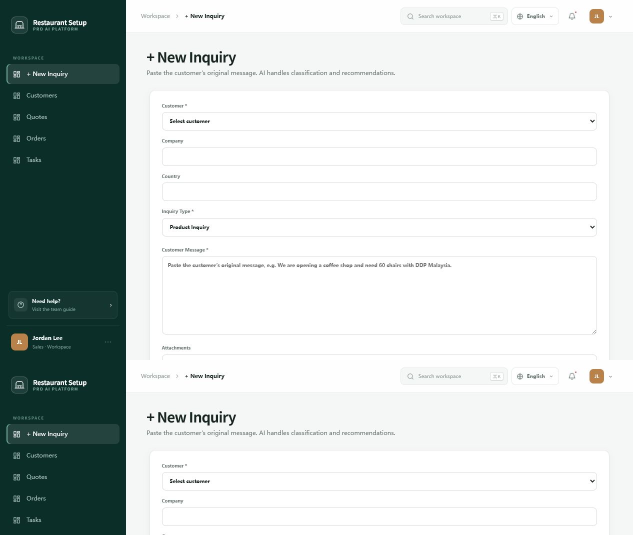
#> input picture outputs/Module-07/UI-Review/Screenshots/02-Sales-Home.png, 1265 x 1070 px (shown at 1/2 size)
$ python generate-demo-video.py
#> lines starting #> are read from the running program, lines starting #| are printed output that depends on the picture
from pathlib import Path
from PIL import Image, ImageDraw, ImageFont
import io, struct

ROOT = Path(__file__).resolve().parents[1]
SHOT = ROOT / "outputs" / "Module-07" / "UI-Review" / "Screenshots"
OUT = ROOT / "outputs" / "Module-07" / "UI-Review" / "Module07-Sales-Workflow-Demo.avi"
slides = [
    ("02-Sales-Home.png", "Sales Home — five focused actions"),
    ("03-New-Inquiry.png", "1. New Inquiry — paste the original customer message"),
    ("04-AI-Analysis-Result.png", "2. Analyze Inquiry — intent, opportunity and missing information"),
    ("05-Product-Recommendation.png", "3. Select Products — live recommendations from Product Library"),
    ("06-Quote-Builder.png", "4. Generate PI — quantity, price, payment and freight"),
    ("07-PI-Preview.png", "5. Preview PI — customer-ready Proforma Invoice"),
    ("08-Orders.png", "6. Convert to Order — no duplicate entry"),
]
width, height, fps, seconds = 1280, 720, 2, 9
font = ImageFont.truetype("C:/Windows/Fonts/segoeuib.ttf", 30)
subfont = ImageFont.truetype("C:/Windows/Fonts/segoeui.ttf", 17)
frames = []
for filename, title in slides:
    source = Image.open(SHOT / filename).convert("RGB")
#> source is the input picture: PIL image 1265x1070 RGB; mean R, G, B 203.2, 210.4, 209
    source.thumbnail((1220, 575), Image.Resampling.LANCZOS)
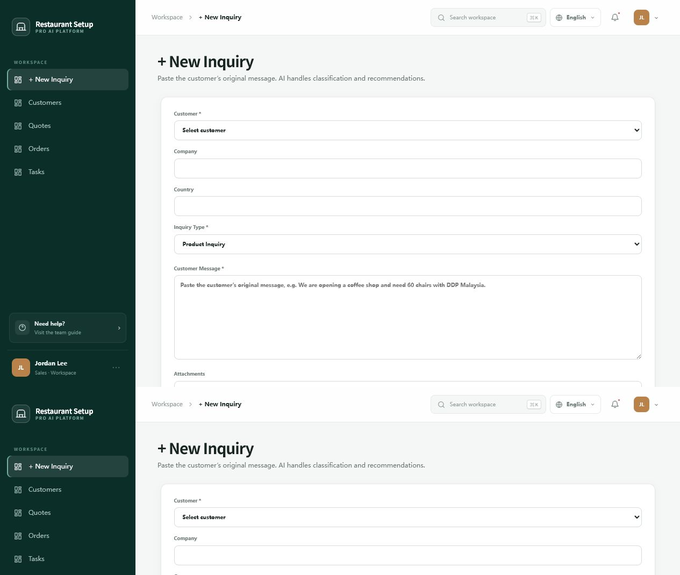
#> source: PIL image 680x575 RGB; mean R, G, B 203.1, 210.3, 208.9
    canvas = Image.new("RGB", (width, height), "#f5f7f6")
    draw = ImageDraw.Draw(canvas)
    draw.rectangle((0, 0, width, 92), fill="#143f36")
    draw.text((36, 22), title, fill="white", font=font)
    draw.text((38, 61), "Restaurant Setup Pro · Module 07 Sales Intelligence", fill="#cfe1dc", font=subfont)
    x, y = (width-source.width)//2, 112+(575-source.height)//2
#> x = 300; y = 112
    canvas.paste(source, (x, y))
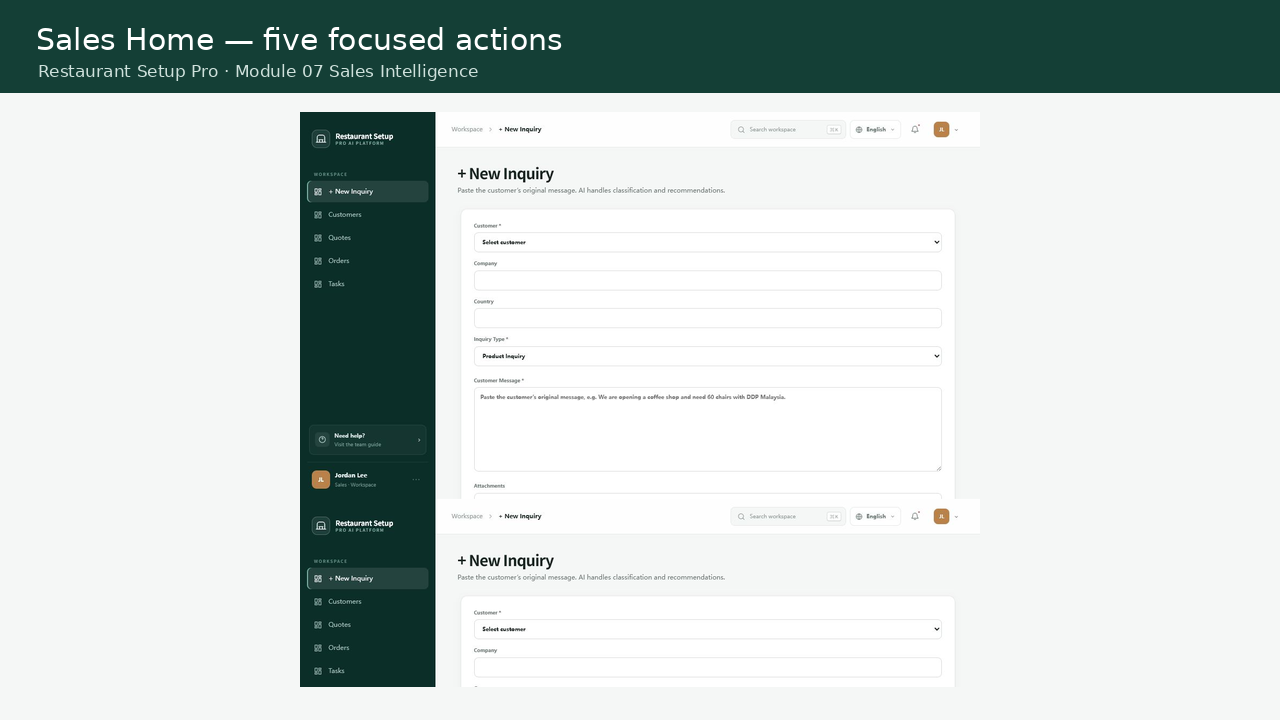
#> canvas: PIL image 1280x720 RGB; mean R, G, B 199.2, 208.6, 206.4
    draw.rounded_rectangle((x-2, y-2, x+source.width+2, y+source.height+2), radius=8, outline="#c8d3d0", width=2)
    buf = io.BytesIO(); canvas.save(buf, "JPEG", quality=88, optimize=True)
    frames.extend([buf.getvalue()] * (fps * seconds))
#> pass 2 of the loop `for filename, title in slides:`:
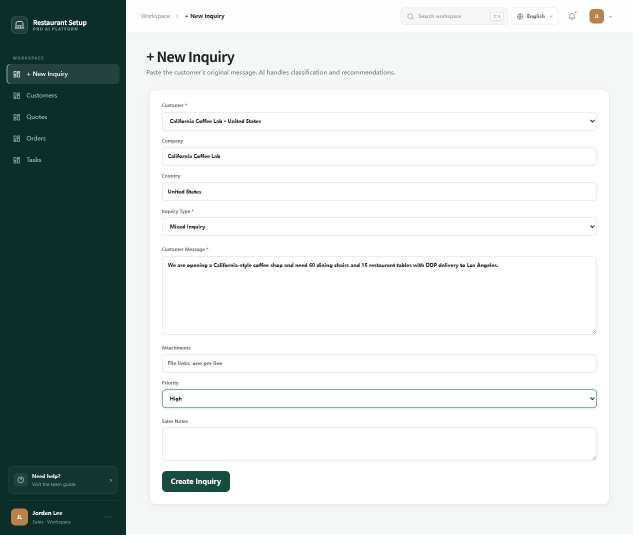
#> input picture outputs/Module-07/UI-Review/Screenshots/03-New-Inquiry.png, 1265 x 1070 px (shown at 1/2 size)
#> source is the input picture: PIL image 1265x1070 RGB; mean R, G, B 202.1, 209.7, 208.2
#> `source.thumbnail((1220, 575), Image.Resampling.LANCZOS)`:
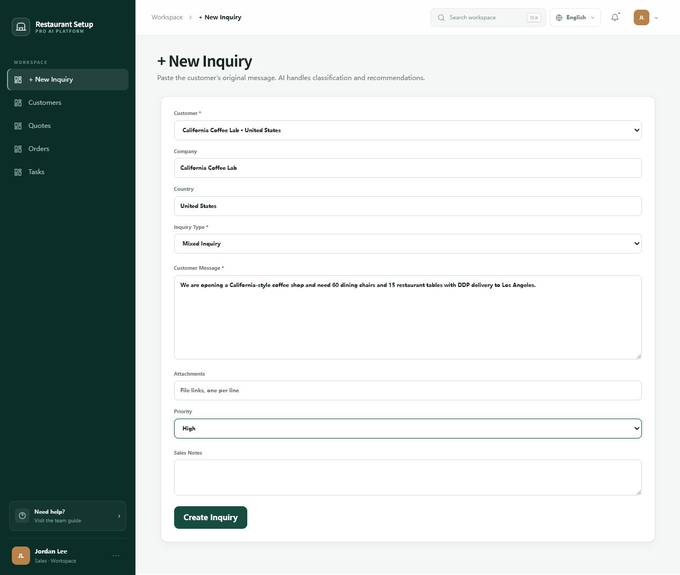
#> source: PIL image 680x575 RGB; mean R, G, B 202, 209.5, 208
#> `canvas.paste(source, (x, y))`:
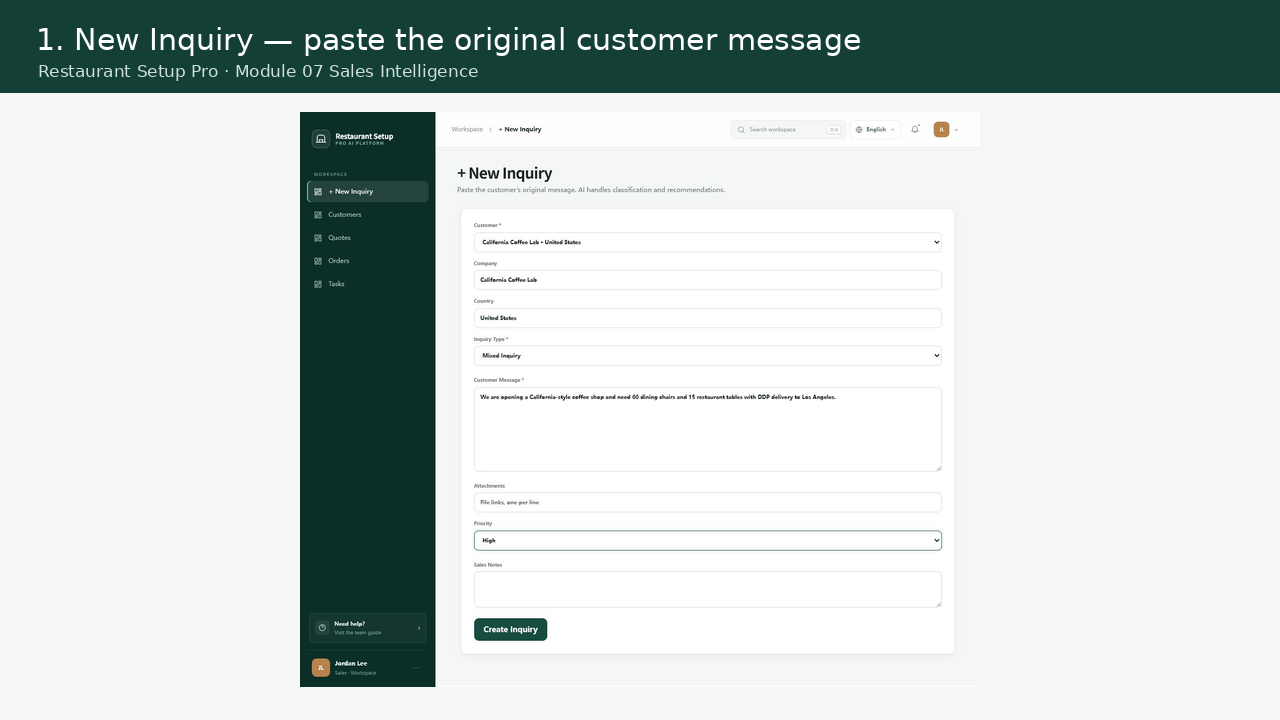
#> canvas: PIL image 1280x720 RGB; mean R, G, B 199.2, 208.6, 206.4
#> pass 3 of the loop `for filename, title in slides:`:
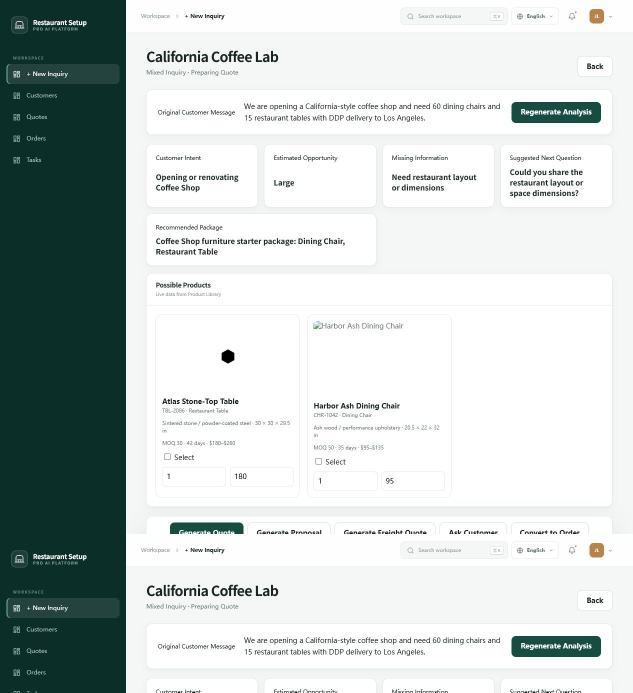
#> input picture outputs/Module-07/UI-Review/Screenshots/04-AI-Analysis-Result.png, 1265 x 1385 px (shown at 1/2 size)
#> source is the input picture: PIL image 1265x1385 RGB; mean R, G, B 197.8, 205.9, 204.2
#> `source.thumbnail((1220, 575), Image.Resampling.LANCZOS)`:
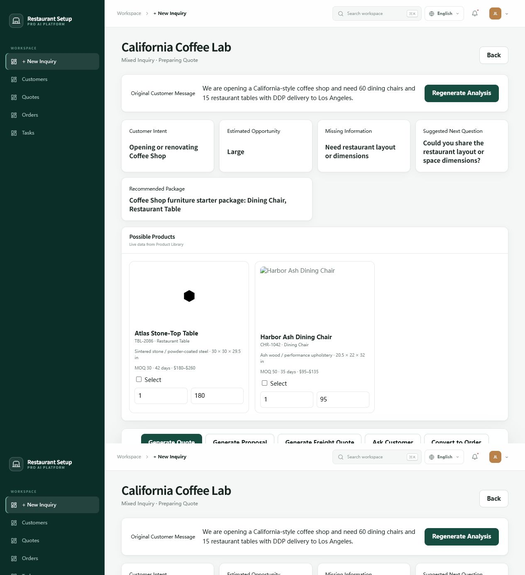
#> source: PIL image 525x575 RGB; mean R, G, B 197.6, 205.7, 204.1
#> `canvas.paste(source, (x, y))`:
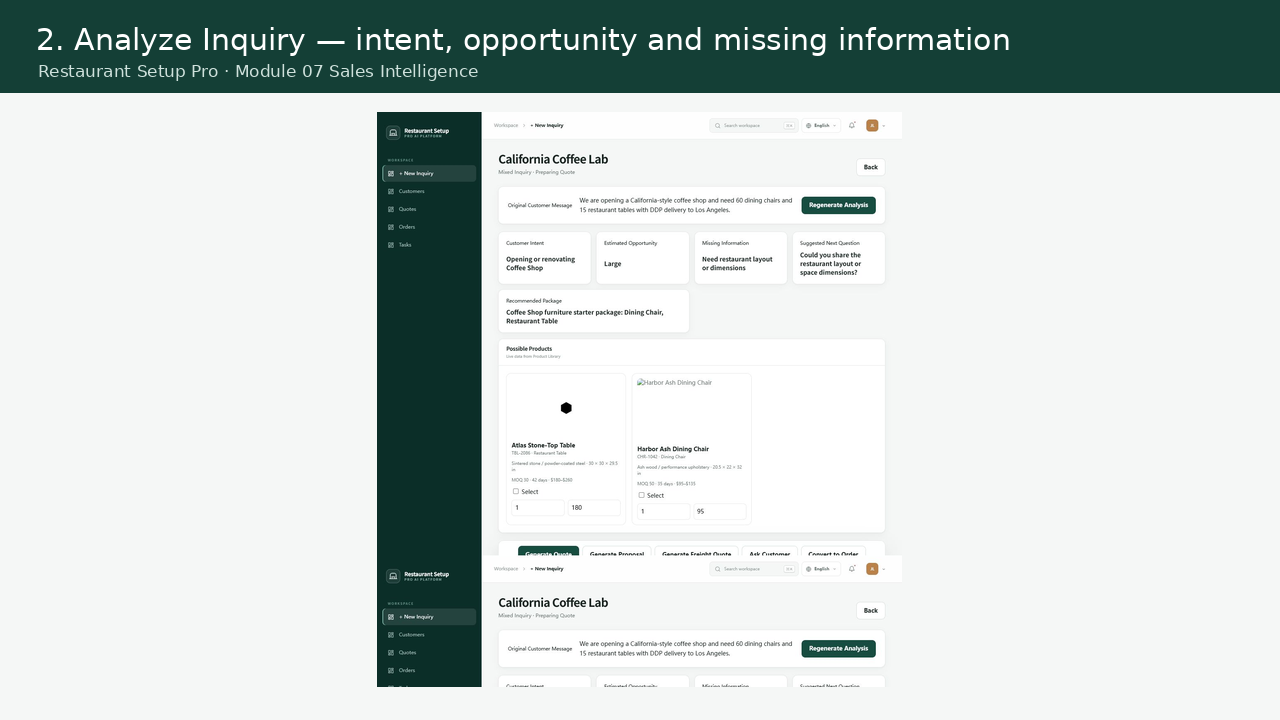
#> canvas: PIL image 1280x720 RGB; mean R, G, B 202.1, 211.1, 208.9
#> (the run stopped early here; a loop or call above may not have finished)
